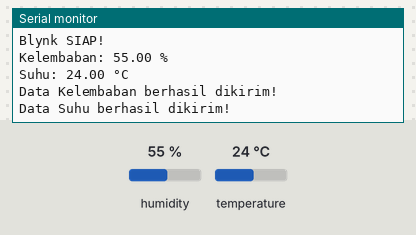
Recording of a sketch running on a simulated ESP32. Shown: the last lines printed to the serial monitor. Inputs (shaded band) come from the test bench; at power-on: humidity 55 %, temperature 24 °C. WiFi joins after 1.5 s; servers stay silent unless stated.

Above: at 3.0 s.
3.1 s: humidity set to 22 %
At 7.25 s:
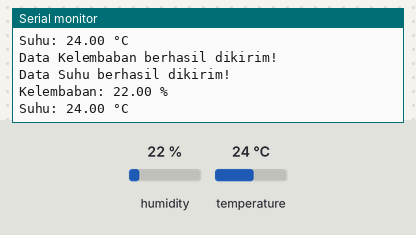
9.0 s: temperature set to 12 °C
At 12.7 s:
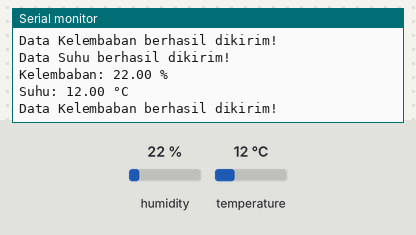
14.9 s: humidity set to 40 %
At 18.4 s:
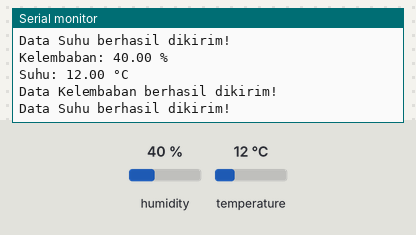
Timing chart, 0 to 19.9 s (numbered marks = the images above; inputs shaded):
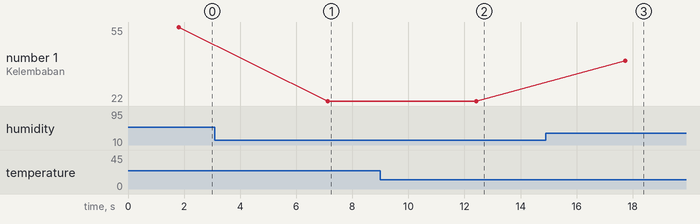

Measured:
- after the input at 3.1 s, the serial monitor: prints a new line after 4.0 s (image 1)
- after the input at 9.0 s, the serial monitor: prints a new line after 3.4 s (image 2)
- after the input at 14.9 s, the serial monitor: prints a new line after 2.8 s (image 3)
- plotted number 1: 55 → 22 after the input at 3.1 s, 22 → 40 after the input at 14.9 s

The sketch:

sketch_feb17a.ino
```cpp
// Konfigurasi Blynk
#define BLYNK_TEMPLATE_ID "YOUR_TEMPLATE_ID"
#define BLYNK_TEMPLATE_NAME "YOUR_TEMPLATE_NAME"
#define BLYNK_AUTH_TOKEN "YOUR_AUTH_TOKEN"

#include <WiFi.h>
#include <Firebase_ESP_Client.h>
#include <DHT.h>
#include <BlynkSimpleEsp32.h> // Tambahkan library Blynk

// Konfigurasi DHT22
#define DHTPIN 4
#define DHTTYPE DHT22
DHT dht(DHTPIN, DHTTYPE);

// Konfigurasi WiFi
#define WIFI_SSID "YOUR_SSID"
#define WIFI_PASSWORD "YOUR_PASSWORD"

// Konfigurasi Firebase
#define FIREBASE_API_KEY "YOUR_API_KEY"
#define FIREBASE_URL "YOUR_FIREBASE_URL"

// Objek Firebase
FirebaseData firebaseData;
FirebaseAuth firebaseAuth;
FirebaseConfig firebaseConfig;

void setup() {
  Serial.begin(115200);

  // Inisialisasi DHT22
  Serial.println("Inisialisasi DHT22...");
  dht.begin();

  // Koneksi WiFi
  WiFi.begin(WIFI_SSID, WIFI_PASSWORD);
  Serial.print("Menghubungkan ke WiFi");
  while (WiFi.status() != WL_CONNECTED) {
    Serial.print(".");
    delay(500);
  }
  Serial.println("\nWiFi Terhubung!");

  // Konfigurasi Firebase
  firebaseConfig.api_key = FIREBASE_API_KEY;
  firebaseConfig.database_url = FIREBASE_URL;
  Firebase.begin(&firebaseConfig, &firebaseAuth);
  Firebase.reconnectWiFi(true);

  // Gunakan Autentikasi Anonymous
  if (Firebase.signUp(&firebaseConfig, &firebaseAuth, "", "")) {
    Serial.println("Firebase SIAP!");
  } else {
    Serial.println("Firebase GAGAL tersambung!");
    Serial.println(firebaseData.errorReason());
  }

  // Konfigurasi Blynk
  Blynk.begin(BLYNK_AUTH_TOKEN, WIFI_SSID, WIFI_PASSWORD);
  Serial.println("Blynk SIAP!");
}

void checkFirebaseConnection() {
  if (!Firebase.ready()) {
    Serial.println("Firebase tidak tersambung, mencoba reconnect...");
    Firebase.begin(&firebaseConfig, &firebaseAuth);
    Firebase.reconnectWiFi(true);
  }
}

void loop() {
  // Jalankan Blynk
  Blynk.run();

  // Periksa koneksi WiFi
  if (WiFi.status() != WL_CONNECTED) {
    Serial.println("Kehilangan koneksi WiFi, mencoba reconnect...");
    WiFi.reconnect();
    delay(5000);
    return;
  }

  // Periksa koneksi Firebase
  checkFirebaseConnection();

  // Baca data dari DHT22
  float humidity = dht.readHumidity();
  float temperature = dht.readTemperature();
  if (isnan(humidity) || isnan(temperature)) {
    Serial.println("Gagal membaca sensor!");
    return;
  }

  Serial.print("Kelembaban: ");
  Serial.print(humidity);
  Serial.println(" %");
  Serial.print("Suhu: ");
  Serial.print(temperature);
  Serial.println(" °C");

  // Kirim data ke Firebase
  if (Firebase.RTDB.setFloat(&firebaseData, "/Humidity", humidity)) {
    Serial.println("Data Kelembaban berhasil dikirim!");
  } else {
    Serial.println("Gagal mengirim data Kelembaban!");
    Serial.println(firebaseData.errorReason());
  }

  if (Firebase.RTDB.setFloat(&firebaseData, "/Temperature", temperature)) {
    Serial.println("Data Suhu berhasil dikirim!");
  } else {
    Serial.println("Gagal mengirim data Suhu!");
    Serial.println(firebaseData.errorReason());
  }

  // Kirim data ke Blynk
  Blynk.virtualWrite(V1, temperature); // Kirim suhu ke Virtual Pin V1
  Blynk.virtualWrite(V2, humidity);   // Kirim kelembaban ke Virtual Pin V2

  delay(5000); // Tunggu 5 detik sebelum membaca ulang
}
```
